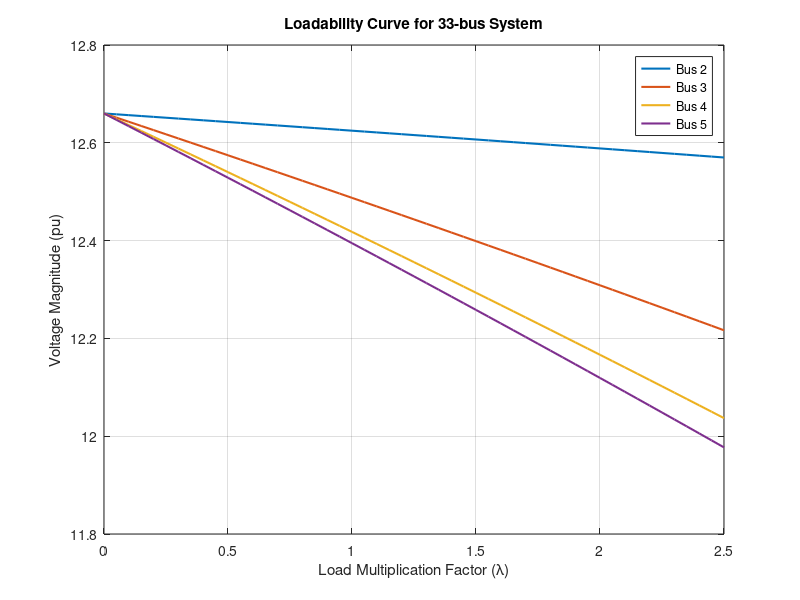

This chart was generated by the following MATLAB code:
clc;
clear;
close all;

%% System Data (33-bus radial distribution system)
% Note: Enter the line data (from bus, to bus, impedance) and load data (P, Q) here.

% Example placeholder data (replace with actual system data)
line_data = [
    1, 2, 0.0922 + 0.0470j;
    2, 3, 0.4930 + 0.2511j;
    3, 4, 0.3660 + 0.1864j;
    4, 5, 0.3811 + 0.1941j;
    % Add more lines as needed
];
load_data = [
    2, 100, 60; % Bus, P (kW), Q (kVAR)
    3, 90, 40;
    4, 120, 80;
    5, 60, 30;
    % Add more loads as needed
];

n_bus = max(max(line_data(:, 1:2))); % Number of buses
n_lines = size(line_data, 1);

% Initialize system parameters
base_power = 100; % Base power in kVA
base_voltage = 12.66; % Base voltage in kV
slack_bus = 1; % Slack bus index

% Initialize load multiplier
lambda_max = 2.5; % Maximum load multiplier for continuation
delta_lambda = 0.05; % Load increment step

%% Backward/Forward Sweep Method
V_base = base_voltage * ones(n_bus, 1); % Initialize voltage
V = V_base; % Initial voltage at all buses
tolerance = 1e-4; % Convergence tolerance

% Initialize results
lambda_values = 0:delta_lambda:lambda_max;
voltages = zeros(n_bus, length(lambda_values));

% Main loop for continuation load flow
for idx = 1:length(lambda_values)
    lambda = lambda_values(idx);
    
    % Update load demands
    P_load = zeros(n_bus, 1);
    Q_load = zeros(n_bus, 1);
    for i = 1:size(load_data, 1)
        bus = load_data(i, 1);
        P_load(bus) = lambda * load_data(i, 2) / base_power; % Per-unit P
        Q_load(bus) = lambda * load_data(i, 3) / base_power; % Per-unit Q
    end
    
    % Iterative Backward/Forward Sweep
    converged = false;
    while ~converged
        % Backward Sweep (Calculate branch currents)
        I_line = zeros(n_lines, 1);
        I_bus = zeros(n_bus, 1);
        for l = n_lines:-1:1
            from = line_data(l, 1);
            to = line_data(l, 2);
            z = line_data(l, 3);
            
            % Update currents
            I_line(l) = conj(P_load(to) + 1j * Q_load(to)) / V(to) + I_bus(to);
            I_bus(from) = I_bus(from) + I_line(l);
        end
        
        % Forward Sweep (Update voltages)
        V_new = V_base;
        for l = 1:n_lines
            from = line_data(l, 1);
            to = line_data(l, 2);
            z = line_data(l, 3);
            
            % Update voltages
            V_new(to) = V_new(from) - z * I_line(l);
        end
        
        % Check convergence
        if max(abs(V_new - V)) < tolerance
            converged = true;
        end
        V = V_new;
    end
    
    % Store results
    voltages(:, idx) = abs(V);
end

%% Plot Loadability Curve
figure;
for bus = 2:n_bus % Exclude slack bus
    plot(lambda_values, voltages(bus, :), 'LineWidth', 1.5);
    hold on;
end
xlabel('Load Multiplication Factor (\lambda)');
ylabel('Voltage Magnitude (pu)');
title('Loadability Curve for 33-bus System');
legend(arrayfun(@(x) sprintf('Bus %d', x), 2:n_bus, 'UniformOutput', false));
grid on;
